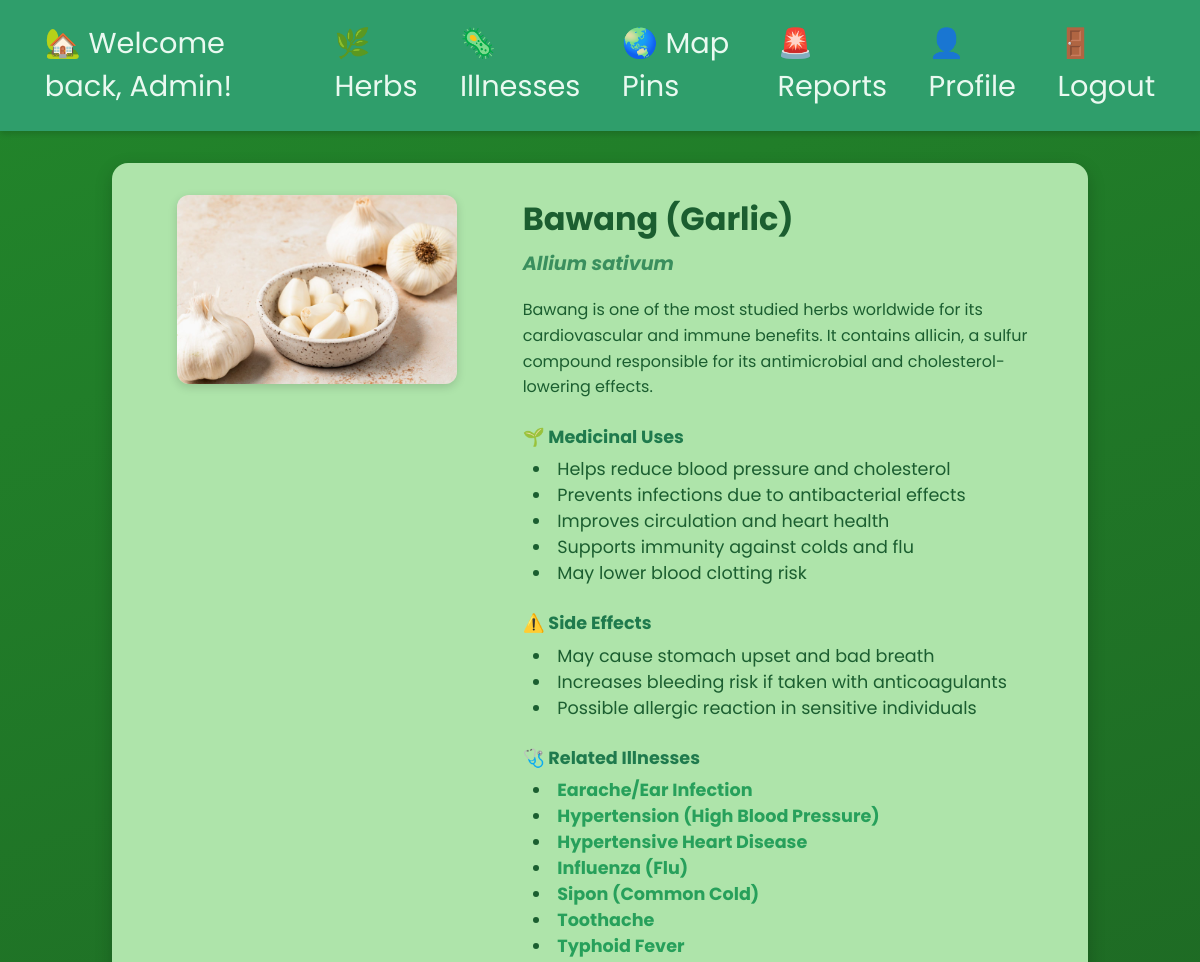
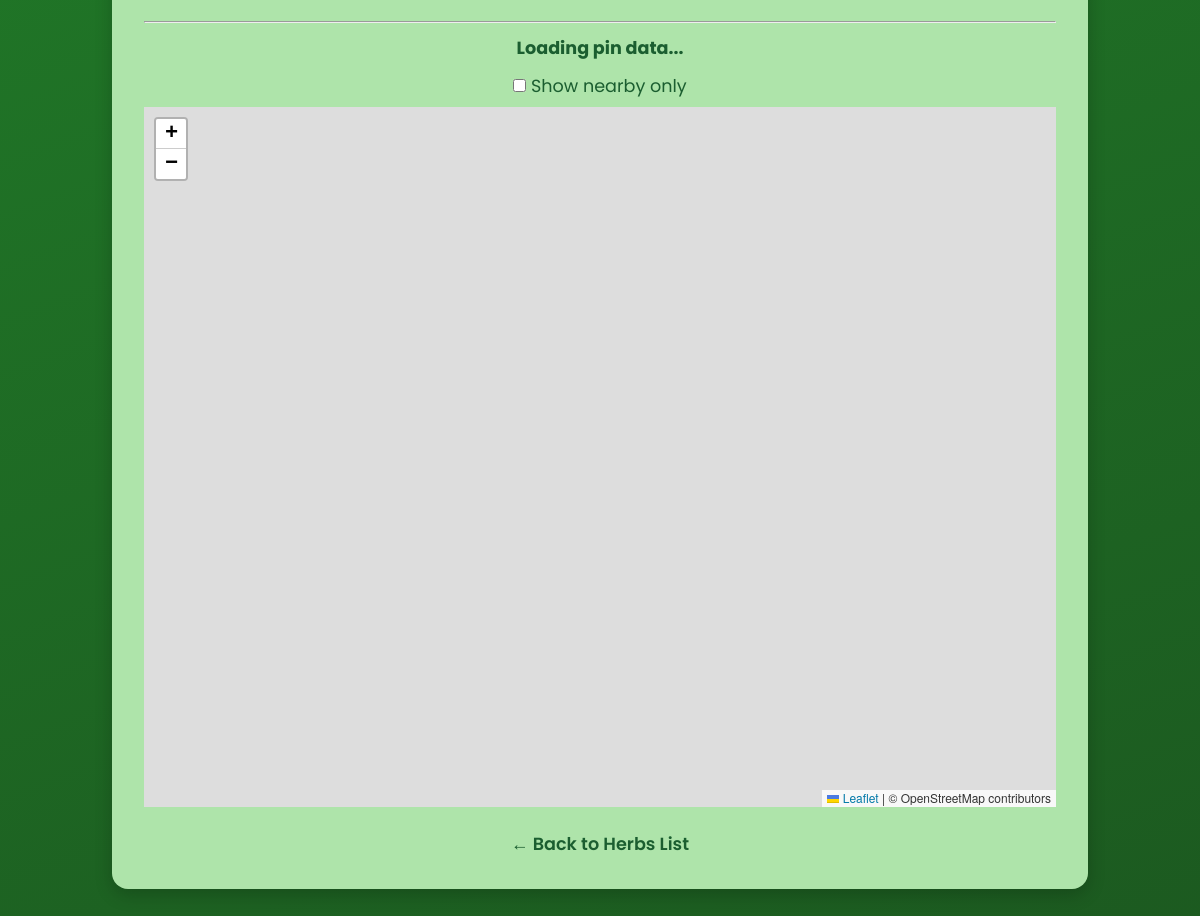
Page /herbs/bawang-garlic (signed in) on the committed database (2 pictures, top to bottom).
### app_herbs/models.py (models this page shows, shortened)
class Herb(models.Model): # Model to represent an herb with its details
    id = models.AutoField(primary_key=True) # Unique identifier for each herb
    name = models.CharField(max_length=100)
    scientific_name = models.CharField(max_length=200, blank=True, null=True)
    description = models.TextField()
    medicinal_uses = models.TextField()
    side_effects = models.TextField(blank=True, null=True)
    image = models.ImageField(upload_to=herb_image_upload_to, default='default.jpg', blank=True)
    slug = models.SlugField(unique=True) # URL-friendly identifier for the herb

### app_illnesses/models.py (models this page shows, shortened)
class Illness(models.Model): # Model to represent an illness with its details
    id = models.AutoField(primary_key=True) # Unique identifier for each illness
    name = models.CharField(max_length=100)
    description = models.TextField()
    symptoms = models.TextField()
    recommended_herbs = models.ManyToManyField('app_herbs.Herb', related_name='related_illnesses', blank=True)
    image = models.ImageField(upload_to=illness_image_upload_to, default='default.jpg', blank=True)
    slug = models.SlugField(unique=True) # URL-friendly identifier for the illness

### app_herbs/views.py (the view)
# urls.py: path('<slug:slug>', views.herb_page, name="herb_page"), # Dynamic URL for individual herb pages
def herb_page(request, slug):
    herb = get_object_or_404(Herb, slug=slug)  # Fetch the herb object based on the provided slug
    return render(request, 'herbs/herb_page.html', {'herb': herb}) # Render the herb page template with the herb context

### app_herbs/templates/herbs/herb_page.html (shortened to what this page needs)
{% extends 'layout.html' %}
{% block content %}
<section class="herb-details-section">
    <div class="herb-card-large">
        <div class="herb-image-container">
            <img id="herb-image" src="{{ herb.image.url }}" alt="{{ herb.name }}">
        </div>
        <div class="herb-info">
            <h2 class="herb-name">{{ herb.name }}</h2>
            {% if herb.scientific_name %}
                <h3 class="herb-scientific">{{ herb.scientific_name }}</h3>
            {% endif %}
            <p class="herb-description">{{ herb.description|safe }}</p>
            <div class="herb-section">
                <h4>🌱 Medicinal Uses</h4>
                <p>{{ herb.medicinal_uses|safe }}</p>
            </div>
            {% if herb.side_effects %}
            <div class="herb-section">
                <h4>⚠️ Side Effects</h4>
                <p>{{ herb.side_effects|safe }}</p>
            </div>
            {% endif %}
            <div class="herb-section">
                <h4>🩺 Related Illnesses</h4>
                <ul style="margin:0; padding-left:10px; list-style-position:inside;">
                    {% for illness in herb.related_illnesses.all %}
                        <li>
                            <b>
                                <a href="{% url 'illnesses:illness_page' illness.slug %}">
                                    {{ illness.name }}
                                </a>
                            </b>
                        </li>
                    {% empty %}
                        <li>No related illnesses available.</li>
                    {% endfor %}
                </ul>
            </div>
        </div>
    </div>
    <hr>
    <div style="margin:12px 0;">
        <strong id="pin-count-label">
            Loading pin data...
        </strong>
    </div>
    <div style="margin:8px 0;">
        <label>
            <input type="checkbox" id="toggle-location">
            Show nearby only
        </label>
    </div>
    <div id="herb-map" style="width:100%; height:700px;"></div>
    <a href="{% url 'herbs:herbs_list' %}" class="back-link">← Back to Herbs List</a>
</section>
{% endblock %}

### templates/layout.html (shortened to what this page needs)
<!DOCTYPE html>
{% load static %}
<html lang="en">
    <link rel="stylesheet" href="{% static 'css/styles.css' %}">
    <link rel="stylesheet" href="https://unpkg.com/leaflet@1.9.4/dist/leaflet.css"/>
</head>
<body>
    <nav>
        {% if user.is_authenticated %}
            <a href="/" title="Home Page" aria-label="Home Page">🏡 Welcome back, {{ user.username}}!</a>
        {% else %}
            <a href="/" title="Home Page" aria-label="Home Page">🏡 Home</a>
        {% endif %}
        <a href="{% url 'herbs:herbs_list' %}" title="Herbs List" aria-label="Herbs List">🌿 Herbs</a>
        <a href="{% url 'illnesses:illnesses_list' %}" title="Illnesses List" aria-label="Illnesses List">🦠 Illnesses</a>
        <a href="/map" title="Map" aria-label="Map">🌏 Map Pins</a>
        {% if user.is_authenticated %}
            {% if user.is_superuser %}
            <a href="{% url 'reports:report_list' %}">
                🚨 Reports
            </a>
            {% endif %}
            <a href="{% url 'users:profile' %}" title="Profile Page" aria-label="Profile Page">👤 Profile</a>
            <a href="{% url 'users:logout' %}" class="logout-link" title="Logout" aria-label="Logout">🚪 Logout</a>
        {% else %}
            <a href="{% url 'users:login' %}" title="Login" aria-label="Login">🔑 Login</a>
            <a href="{% url 'users:register' %}" title="Register" aria-label="Register">📝 Register</a>
        {% endif %}
    </nav>
    <main>
        {% block content %}
        {% endblock %}
    </main>
</body>
</html>

### static/css/styles.css (style rules this page uses)
* { margin: 0; padding: 0; box-sizing: border-box; }
html { scroll-behavior: smooth; }
body { min-height: 100vh; background: linear-gradient(160deg, rgb(34, 134, 43), rgb(28, 90, 32)); color: #f5f5f5; font-family: "Poppins", Arial, sans-serif; font-size: 1.1rem; display: flex; flex-direction: column; }
nav { background-color: #2f9e6b; color: white; font-size: 1.8rem; padding: 1rem 2rem; display: flex; justify-content: center; align-items: center; gap: 1rem; box-shadow: 0 3px 6px rgba(0, 0, 0, 0.15); position: sticky; top: 0; z-index: 100; }
nav a { color: #e9f9f0; text-decoration: none; display: inline-flex; align-items: center; gap: 0.4rem; padding: 0.4rem 0.8rem; border-radius: 8px; transition: all 0.2s ease; }
main { display: grid; place-content: center; text-align: center; }
p { line-height: 1.6; max-width: 600px; margin: 0 auto; }
a { color: #27a05b; text-decoration: none; transition: opacity 0.2s ease; }
.herb-details-section { max-width: 1000px; margin: 2rem auto 3rem; padding: 2rem; background-color: #aee4aa; border-radius: 16px; color: #1b5e30; box-shadow: 0 6px 18px rgba(0, 0, 0, 0.2); }
.herb-card-large { display: flex; flex-wrap: wrap; align-items: flex-start; gap: 2rem; }
.herb-image-container { flex: 1 1 280px; text-align: center; }
.herb-image-container img { width: 100%; max-width: 280px; border-radius: 12px; object-fit: contain; box-shadow: 0 3px 10px rgba(0, 0, 0, 0.15); }
.herb-info { flex: 2 1 400px; text-align: left; }
.herb-name { font-size: 2rem; color: #1b5e30; margin-bottom: 0.4rem; }
.herb-scientific { font-size: 1.2rem; font-style: italic; color: #3a8f5e; margin-bottom: 1.2rem; }
.herb-description { font-size: 1rem; margin-bottom: 1.5rem; line-height: 1.6; }
.herb-section { margin-bottom: 1.5rem; }
.herb-section h4 { font-size: 1.1rem; color: #1f7a4d; margin-bottom: 0.4rem; }
.back-link { display: inline-block; margin-top: 1.5rem; font-weight: 600; color: #1b5e30; text-decoration: none; transition: color 0.2s ease; }
#herb-image { cursor: pointer; transition: transform 0.3s ease; }

### rows in the picture
Herb: image (picture), name "Bawang (Garlic)", scientific_name "Allium sativum", description "Bawang is one of the most studied herbs worldwide for its cardiovascular and immune benefits. It contains allicin, a sulfur compound responsible for its antimicrobial and cholesterol-lowering effects.", medicinal_uses "Helps reduce blood pressure and cholesterol Prevents infections due to antibacterial effects Improves circulation and heart health Supports immunity against colds and flu May lower blood clotting risk", side_effects "May cause stomach upset and bad breath Increases bleeding risk if taken with anticoagulants Possible allergic reaction in sensitive individuals"
Illness: name "Earache/Ear Infection"
Illness: name "Hypertension (High Blood Pressure)"
Illness: name "Hypertensive Heart Disease"
Illness: name "Influenza (Flu)"
Illness: name "Sipon (Common Cold)"
Illness: name "Toothache"
Illness: name "Typhoid Fever"

### other values in the picture
{{ user.username }} "Admin"
